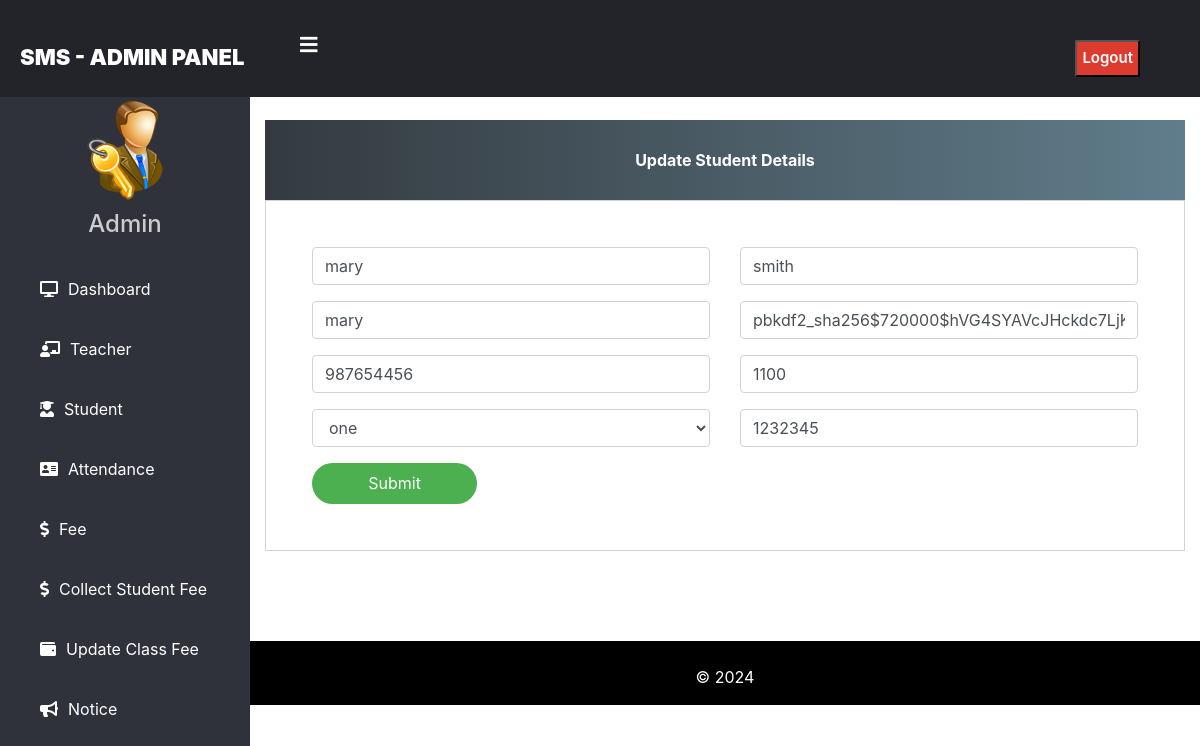
The app's page /update-student/9 (signed in), older data.
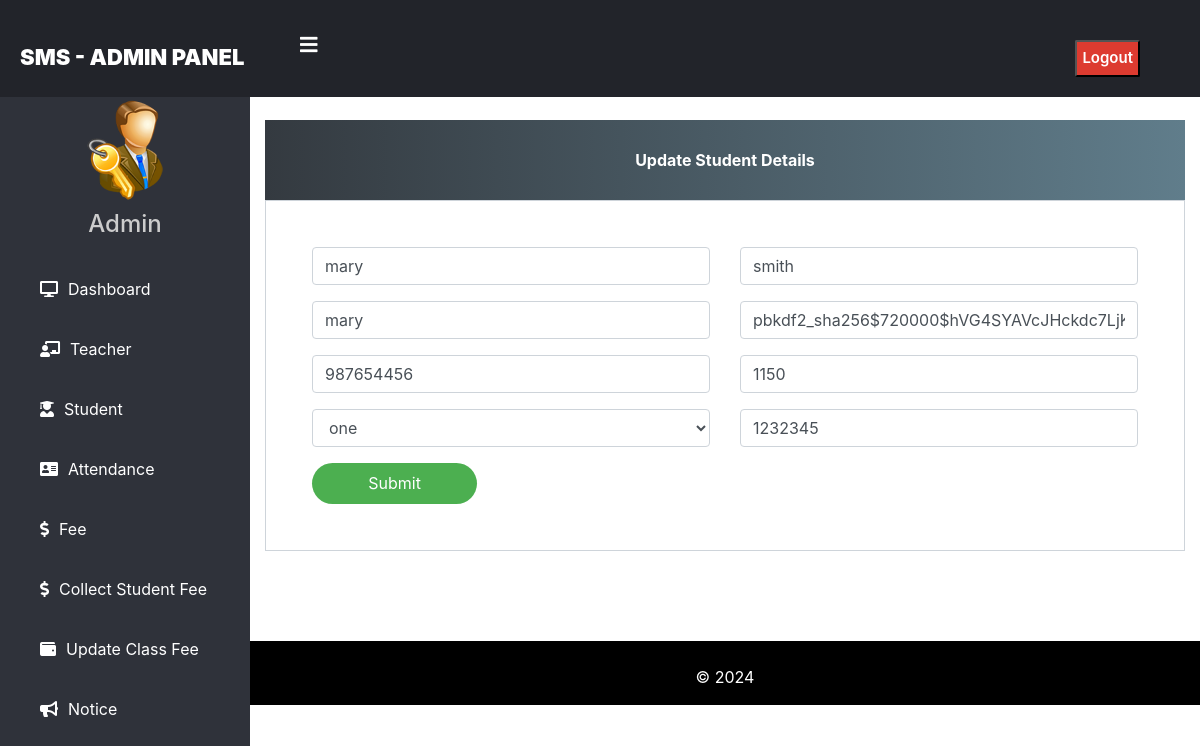
The same page, newer data.
### school/models.py (models this page shows, shortened)
class StudentExtra(models.Model):
    user=models.OneToOneField(User,on_delete=models.CASCADE)
    roll = models.CharField(max_length=10)
    mobile = models.CharField(max_length=40,null=True)
    fee = models.PositiveIntegerField()
    cl= models.CharField(max_length=10,choices=classes,default='one')
    status=models.BooleanField(default=False)

### school/views.py (the view, shortened to what this page needs)
# urls.py: path('update-student/<int:pk>', views.update_student_view,name='update-student'),
@login_required(login_url='adminlogin')
@user_passes_test(is_admin)
def update_student_view(request,pk):
    student=models.StudentExtra.objects.get(id=pk)
    user=models.User.objects.get(id=student.user_id)
    form1=forms.StudentUserForm(instance=user)
    form2=forms.StudentExtraForm(instance=student)
    mydict={'form1':form1,'form2':form2}
    return render(request,'school/admin_update_student.html',context=mydict)

### school/forms.py (shortened to what this page needs)
class StudentUserForm(forms.ModelForm):
    class Meta:
        model=User
        fields=['first_name','last_name','username','password']

class StudentExtraForm(forms.ModelForm):
    class Meta:
        model=models.StudentExtra
        fields=['roll','cl','mobile','fee','status']

### school/views.py (called while the page is built)
def is_admin(user):
    return user.groups.filter(name='ADMIN').exists()

### templates/school/admin_update_student.html (shortened to what this page needs)
{% extends 'school/adminbase.html' %}
{% load widget_tweaks %}
{% block content %}
<head>
  <link href="//maxcdn.bootstrapcdn.com/bootstrap/4.1.1/css/bootstrap.min.css" rel="stylesheet" id="bootstrap-css">
</head>
<form method="post">
  <div class="container register-form">
    <div class="form">
      <div class="note">
        <p>Update Student Details</p>
      </div>
      <div class="form-content">
        <div class="row">
          <div class="col-md-6">
            <div class="form-group">
              {% render_field form1.first_name class="form-control" placeholder="First Name" %}
            </div>
            <div class="form-group">
              {% render_field form1.username class="form-control" placeholder="Username" %}
            </div>
            <div class="form-group">
              {% render_field form2.mobile class="form-control" placeholder="Contact" %}
            </div>
            <div class="form-group">
              {% render_field form2.cl class="form-control" placeholder="Class" %}
            </div>
          </div>
          <div class="col-md-6">
            <div class="form-group">
              {% render_field form1.last_name class="form-control" placeholder="Last Name" %}
            </div>
            <div class="form-group">
              {% render_field form1.password class="form-control" placeholder="Password" %}
            </div>
            <div class="form-group">
              {% render_field form2.fee class="form-control" placeholder="Fee" %}
            </div>
            <div class="form-group">
              {% render_field form2.roll class="form-control" placeholder="Roll" %}
            </div>
          </div>
        </div>
        <button type="submit" class="btnSubmit">Submit</button>
      </div>
    </div>
  </div>
</form>
{% endblock content %}

Row changes from the older to the newer data that the page shows:
changed StudentExtra "one": fee "1100" → "1150"
